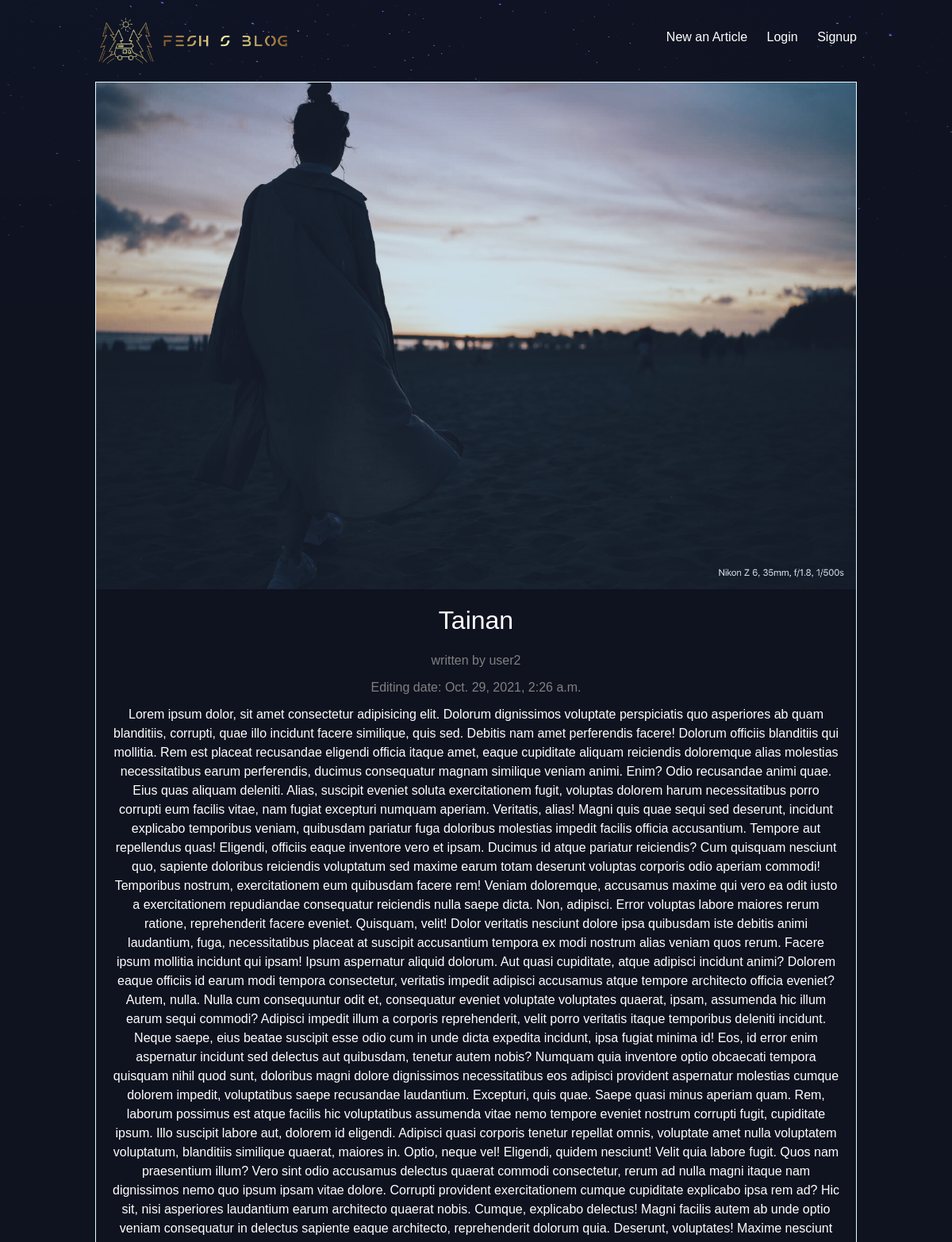
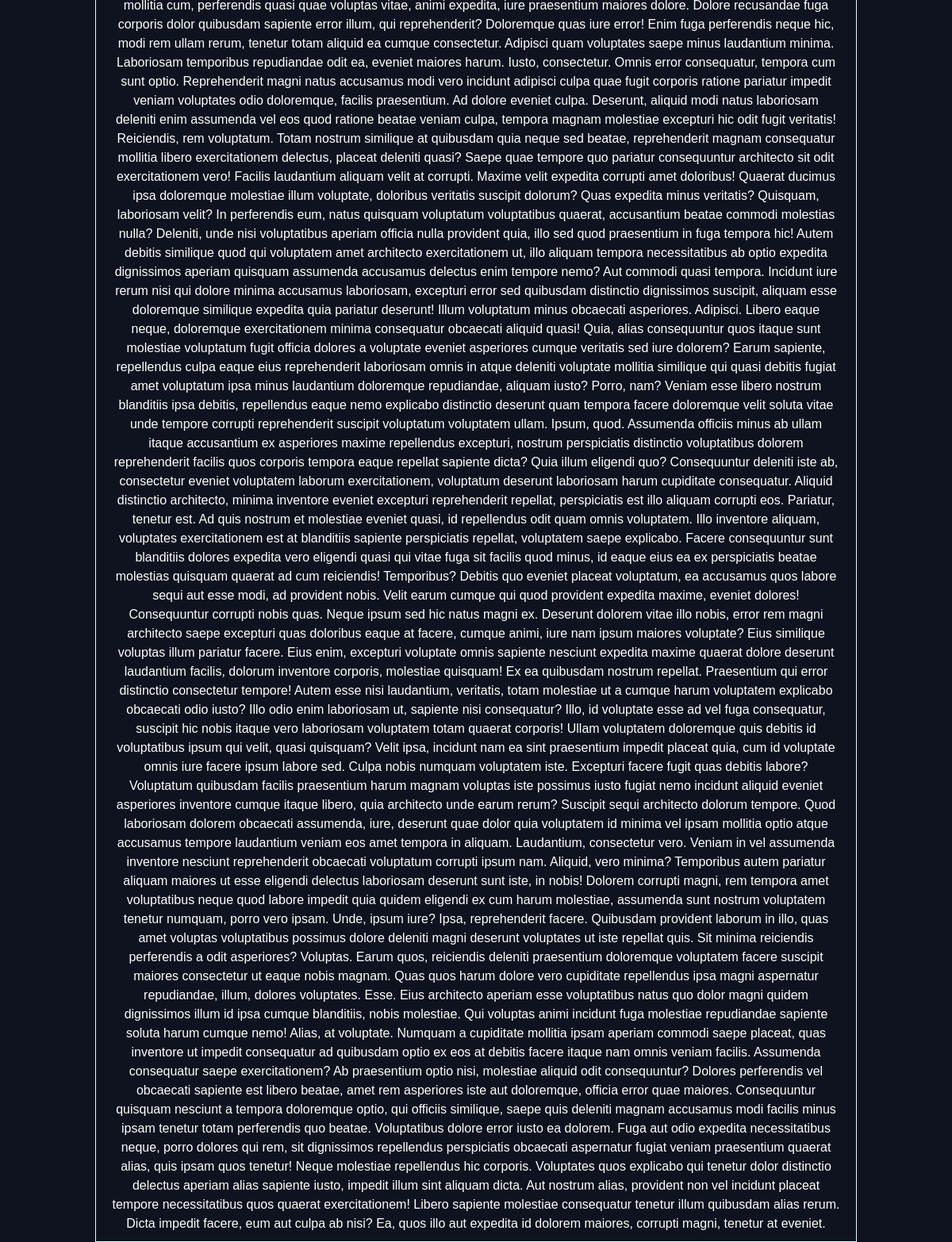
Screenshot of /articles/Tainan/ with the database file from the repository (2 pictures, top to bottom).
### articles/models.py (models this page shows, shortened)
class Article(models.Model):
    title = models.CharField(max_length=100)
    slug = models.SlugField()   # s/b url friendly string
    body = models.TextField()
    date = models.DateTimeField( auto_now_add=True)
    thumb = models.ImageField(default="default.png", blank=True)
    author = models.ForeignKey(User, on_delete=models.CASCADE, default=None)
    ''' model method '''

### articles/views.py (the view)
# urls.py: path('<slug:mySlug>/', views.article_detail, name="detail"),
def article_detail(request,mySlug):
    article = Article.objects.get(slug=mySlug)
    return render(request, 'articles/article_detail.html',{'eachArticle':article} )

### articles/templates/articles/article_detail.html
{% extends 'base_layout.html' %}
{% block content %}
    <div class="article-detail">
        <div class="article">
            <img src="{{ eachArticle.thumb.url }}" alt="">
            <h2>{{eachArticle.title}}</h2>
            <p class="description">written by {{eachArticle.author}}</p>
            <p class="description">Editing date: {{eachArticle.date}}</p>
            <p>{{eachArticle.body}}</p>
        </div>
    </div>
{% endblock %}

### assets/styles.css (style rules this page uses)
body { background-color: #0f121f; background-image: url(stars.png); background-repeat: no-repeat; color: #fff; }
body * { font-family: Helvetica, sans-serif, Times, serif; }
h1, h2, h3, h4, h5 { font-weight: normal; margin: 0; }
.article { padding: 10px; border: 1px solid lightcyan; border-style: groove; position: relative; padding-bottom: 40px; }
.article h2 { font-size: 1.5em; }
.article h2, .article p { text-align: center; }
.article-detail .article { padding: 0; }
.article-detail .article img { max-width: 100%; }
.article-detail .article h2 { text-align: center; margin: 20px auto; font-size: 2em }
.article-detail .article p { margin: 10px 20px }
.description { color: gray; font-size: 0.5 em; }

### rows the page displays
Article: thumb (picture), title "Tainan", author "user2", date "Oct. 29, 2021, 2:26 a.m.", body "Lorem ipsum dolor, sit amet consectetur adipisicing elit. Dolorum dignissimos voluptate perspiciatis quo asperiores ab quam blanditiis, corrupti, quae illo incidunt facere similique, quis sed. Debitis nam amet perferendis facere! Dolorum officiis blanditiis qui mollitia. Rem est placeat recusandae eligendi officia itaque amet, eaque cupiditate aliquam reiciendis doloremque alias molestias necessitatibus earum perferendis, ducimus consequatur magnam similique veniam animi. Enim? Odio recusandae animi quae. Eius quas aliquam deleniti. Alias, suscipit eveniet soluta exercitationem fugit, voluptas dolorem harum necessitatibus porro corrupti eum facilis vitae, nam fugiat excepturi numquam…"
